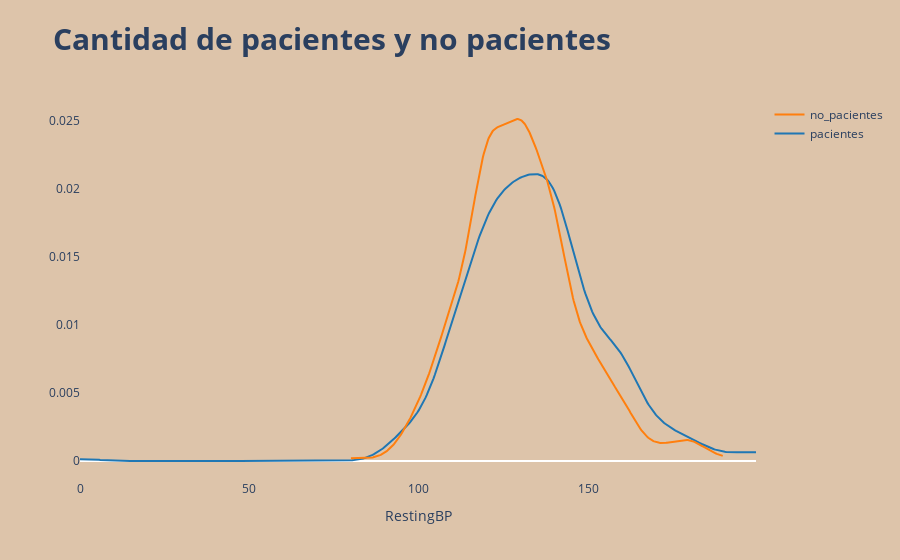

This figure's notebook cell:
### Code cell
fig = ff.create_distplot([pacientes['RestingBP'],no_pacientes['RestingBP']] , ['pacientes','no_pacientes'],
                         show_hist= False, show_rug = False)
fig.update_layout(title = '<b> Cantidad de pacientes y no pacientes <b>' ,
                  title_font ={'size':30},
                  paper_bgcolor='#DDC4AA',
                  plot_bgcolor='#DDC4AA',
                  showlegend=True)
fig.update_xaxes(showgrid = False, title = 'RestingBP')
fig.update_yaxes(showgrid=False)
fig.show()

### Figure 1 — Plotly figure (JSON) as saved in the notebook; plotly's stock layout.template omitted (floating-point values rounded to 4 significant figures; data arrays with more than 128 entries replaced by an {"elided": "..."} marker saying what was removed)
{"data": [{"legendgroup": "pacientes", "marker": {"color": "rgb(31, 119, 180)"}, "mode": "lines", "name": "pacientes", "showlegend": true, "type": "scatter", "x": {"elided": "500 float values"}, "xaxis": "x", "y": {"elided": "500 float values"}, "yaxis": "y"}, {"legendgroup": "no_pacientes", "marker": {"color": "rgb(255, 127, 14)"}, "mode": "lines", "name": "no_pacientes", "showlegend": true, "type": "scatter", "x": {"elided": "500 float values"}, "xaxis": "x", "y": {"elided": "500 float values"}, "yaxis": "y"}], "layout": {"autosize": true, "barmode": "overlay", "hovermode": "closest", "legend": {"traceorder": "reversed"}, "paper_bgcolor": "#DDC4AA", "plot_bgcolor": "#DDC4AA", "showlegend": true, "title": {"font": {"size": 30}, "text": "<b> Cantidad de pacientes y no pacientes <b>"}, "xaxis": {"anchor": "y2", "autorange": true, "domain": [0, 1], "range": [0, 199.6], "showgrid": false, "title": {"text": "RestingBP"}, "type": "linear", "zeroline": false}, "yaxis": {"anchor": "free", "autorange": true, "domain": [0, 1], "position": 0, "range": [-0.001398, 0.02657], "showgrid": false, "type": "linear"}}}
